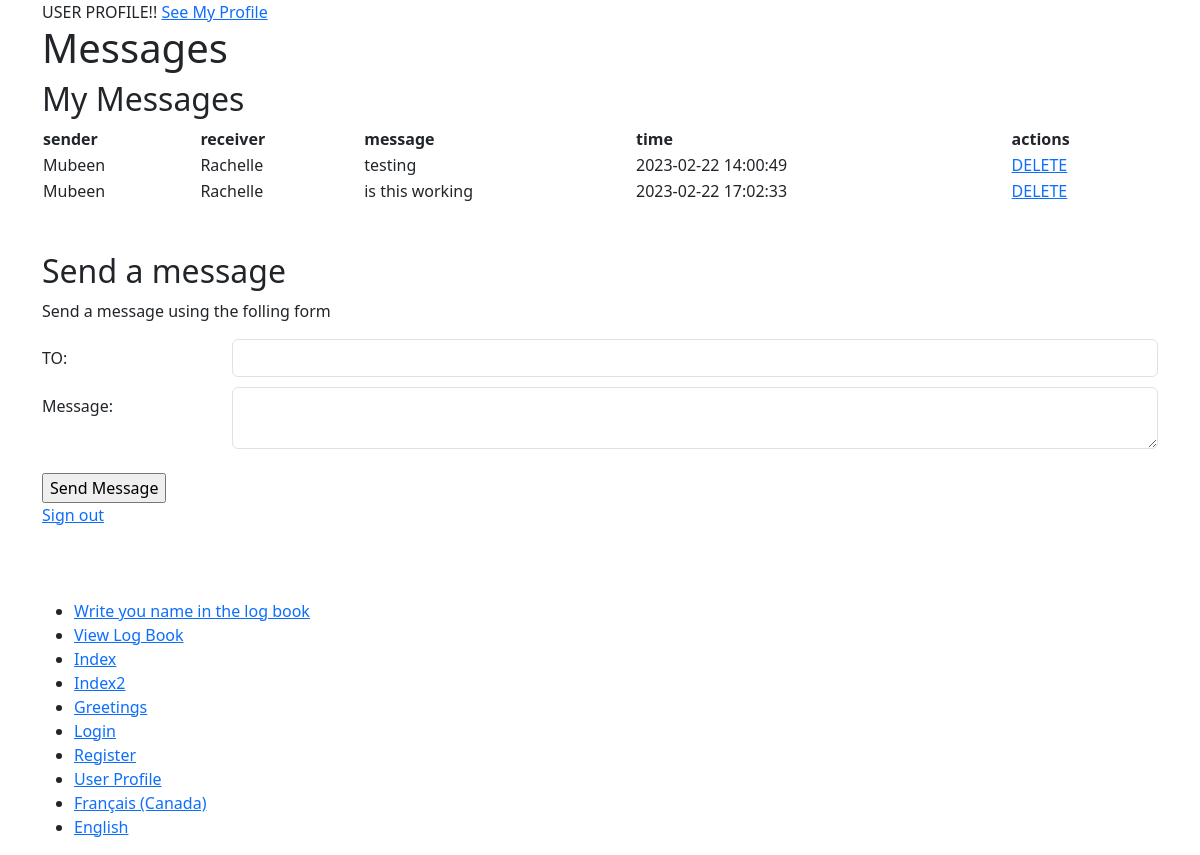
/User/profile (signed in), run on an earlier commit of the app's database.
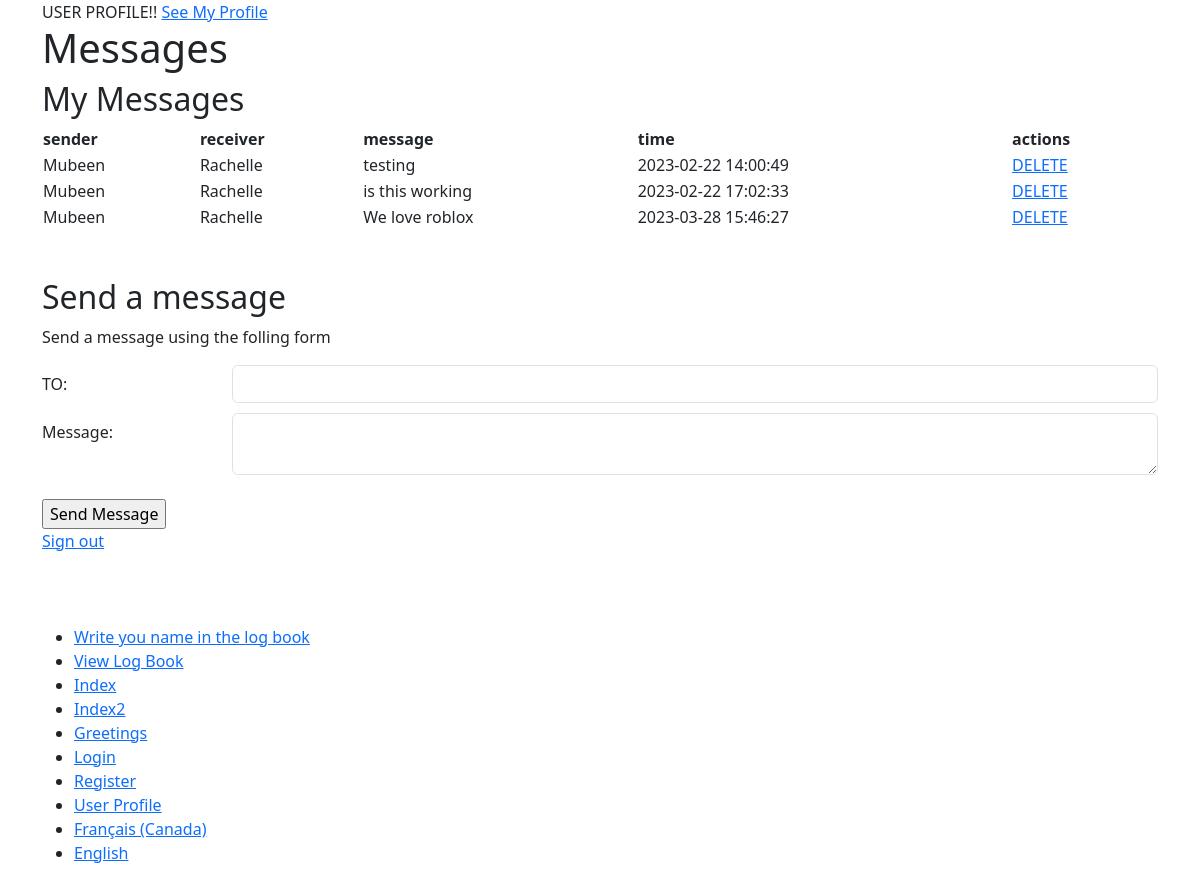
And on a later commit of the database.
### tables this page shows
CREATE TABLE `message` (
  `message_id` int(11) NOT NULL,
  `sender` int(11) NOT NULL,
  `receiver` int(11) NOT NULL,
  `message` text NOT NULL,
  `timestamp` timestamp NOT NULL DEFAULT current_timestamp()
);

CREATE TABLE `user` (
  `user_id` int(11) NOT NULL,
  `username` varchar(50) NOT NULL,
  `password_hash` varchar(72) NOT NULL
);

### app/core/Controller.php (called while the page is built, shortened)
<?php
class Controller{
	function view($name, $data = []){
		include('app/views/' . $name . '.php');
	}
}

### app/controllers/User.php (called while the page is built, shortened)
<?php
class User extends \app\core\Controller{
	#[\app\filters\Login]
	public function profile(){
		$message = new \app\Models\Message();
		$messages = $message->getAllForUser($_SESSION['user_id']);
		$this-> view('User/profile',$messages);
	}
}

### app/core/App.php (called while the page is built, shortened)
<?php
class App
{
	function __construct()
	{
		$request = $this->parseURL($_GET['url'] ?? '');
		$method = 'index';
		if(file_exists('app/controllers/' . $request[0] . '.php'))
		{
			unset($request[0]);
		}
		$controller = new $controller;
		if(isset($request[1]) && method_exists($controller, $request[1]))
		{
			$method = $request[1];
			unset($request[1]);
		}
		$params = array_values($request);
		call_user_func_array([$controller, $method], $params);
	}
	function parseURL($url)
	{
		return explode('/', trim($url,'/'));
	}
}

### index.php (called while the page is built, shortened)
<?php
new app\core\App;

### app/Models/Message.php (called while the page is built, shortened)
<?php
class Message extends \app\core\Model{
	public function getAllForUser($user_id){
		$SQL = "SELECT message.message_id, message.message,message.timestamp, sendertable.username AS sender_name, `user`.`username` AS receiver_name
		FROM `message` JOIN `user` AS sendertable ON `message`.`sender` = sendertable.`user_id`
		JOIN `user` ON `user`.`user_id` = message.receiver WHERE sender=:sender OR receiver=:receiver";
		$STH = self::$connection->prepare($SQL);
		$data = ['receiver'=>$user_id,
					'sender'=>$user_id];
		$STH->execute($data);
		$STH->setFetchMode(\PDO::FETCH_CLASS, 'app\\Models\\Message');
		return $STH->fetchAll();
	}
}

### app/core/Model.php (called while the page is built, shortened)
<?php
class Model{
	public static ?PDO $connection = null;
	public function __construct(){
		if(self::$connection == null){
			$env = \Dotenv\Dotenv::createImmutable(getcwd());
			$host = $_ENV['db_host'];
			$dbname = $_ENV['db_name'];
			$user = $_ENV['db_user'];
			$pass = $_ENV['db_pass'];
			$charset = $_ENV['db_charset'];
			try {
				$options = [
					PDO::ATTR_ERRMODE => PDO::ERRMODE_EXCEPTION,
					PDO::ATTR_DEFAULT_FETCH_MODE =>PDO::FETCH_CLASS,
					PDO::ATTR_EMULATE_PREPARES => false
				];
				self::$connection = new PDO("mysql:host=$host;dbname=$dbname;charset=$charset", $user, $pass,$options);
				self::$connection->query("SET NAMES $charset");
			}
			catch(PDOException $e) {
			 	echo $e->getMessage();
			}
		}
	}
}

### app/views/User/profile.php (the view)
<?php $this->view('shared/header','Register your Account'); ?>
USER PROFILE!!
<a href="/Profile/index">See My Profile</a>
<h1>Messages</h1>
<h2>My Messages</h2>
<table class="container px-4">
	<tr><th>sender</th> <th>receiver</th><th>message</th><th>time</th><th>actions</th></tr>
	<?php
		foreach ($data as $message) {
			echo "<tr>
					<td>$message->sender_name</td>
					<td>$message->receiver_name</td>
					<td>$message->message</td>
					<td>$message->timestamp</td>
					<td><a href='/Message/delete/$message->message_id'>DELETE</a></td>
				</tr>";
		}
	?>
</table>
<br><br>
<h2>Send a message</h2>
<p>Send a message using the folling form</p>
<form action='/Message/send' method="post" >
	<div class="form-group row">
		<label class="col-sm-2 col-form-label">TO:</label>
		<div class="col-sm-10">
			<input class="form-control" type="text" name="receiver">
		</div>
		<br><br>
	</div>
	<div class="form-group row">
		<label class="col-sm-2 col-form-label">Message:</label>
		<div class="col-sm-10">
			<textarea class="form-control" name="message"></textarea>
		</div>
		<br><br>
	</div>
	<br>
	<input  type="submit" name="action" value="Send Message">
</form>
<a href='/User/logout'> Sign out </a>
<br><br><br><br>
<?php $this->view('shared/footer'); ?>

### app/views/shared/header.php (shortened to what this page needs)
<!DOCTYPE html>
<html dir="<?=_('ltr') ?>" lang="<?= _('en') ?>">
<head>
	<link href="https://cdn.jsdelivr.net/npm/bootstrap@5.3.0-alpha1/dist/css/bootstrap.min.css" rel="stylesheet">
</head>
<body>
	<div class="container">

### app/views/shared/footer.php
		<ul>
			<li><a href='/Main/logUser'>Write you name in the log book</a></li>
			<li><a href="/Main/viewUserLog">View Log Book</a></li>
			<li><a href="/Main/index">Index</a></li>
			<li><a href="/Main/index2">Index2</a></li>
			<li><a href="/Main/Greetings/Bob">Greetings</a></li>
			<li><a href="/User/index">Login</a></li>
			<li><a href="/User/register">Register</a></li>
			<li><a href="/User/profile">User Profile</a></li>
			<li><a href="?lang=fr_CA">Français (Canada)</a>
			<li><a href="?lang=en">English</a>
		</ul>
	</div>
</body>
</html>

What changed in the data, as far as the page shows it:
added message: sender.username "Mubeen", receiver.username "Rachelle", message "We love roblox", timestamp "2023-03-28 15:46:27"
